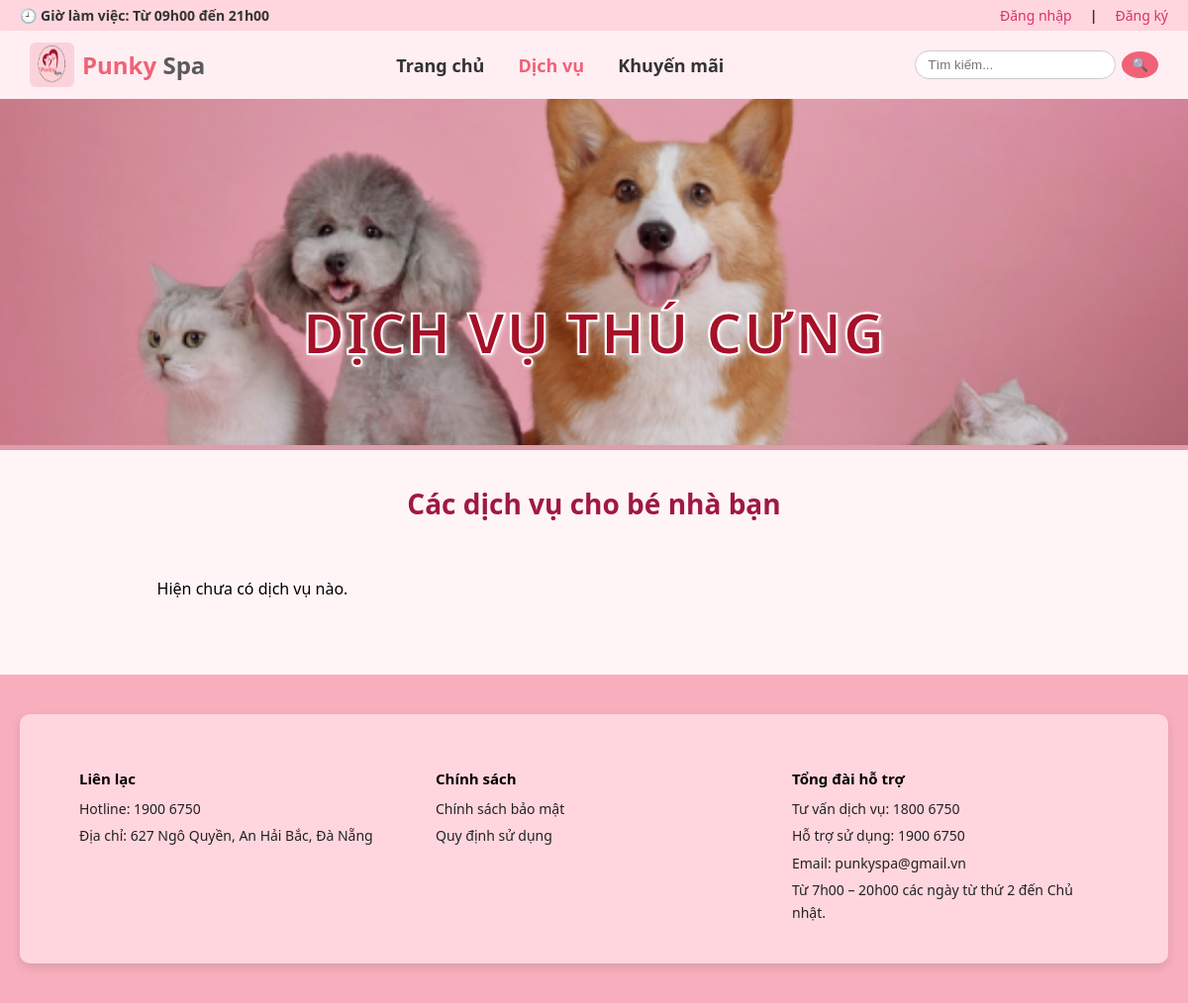
Before: /dichvu/ with the older database file.
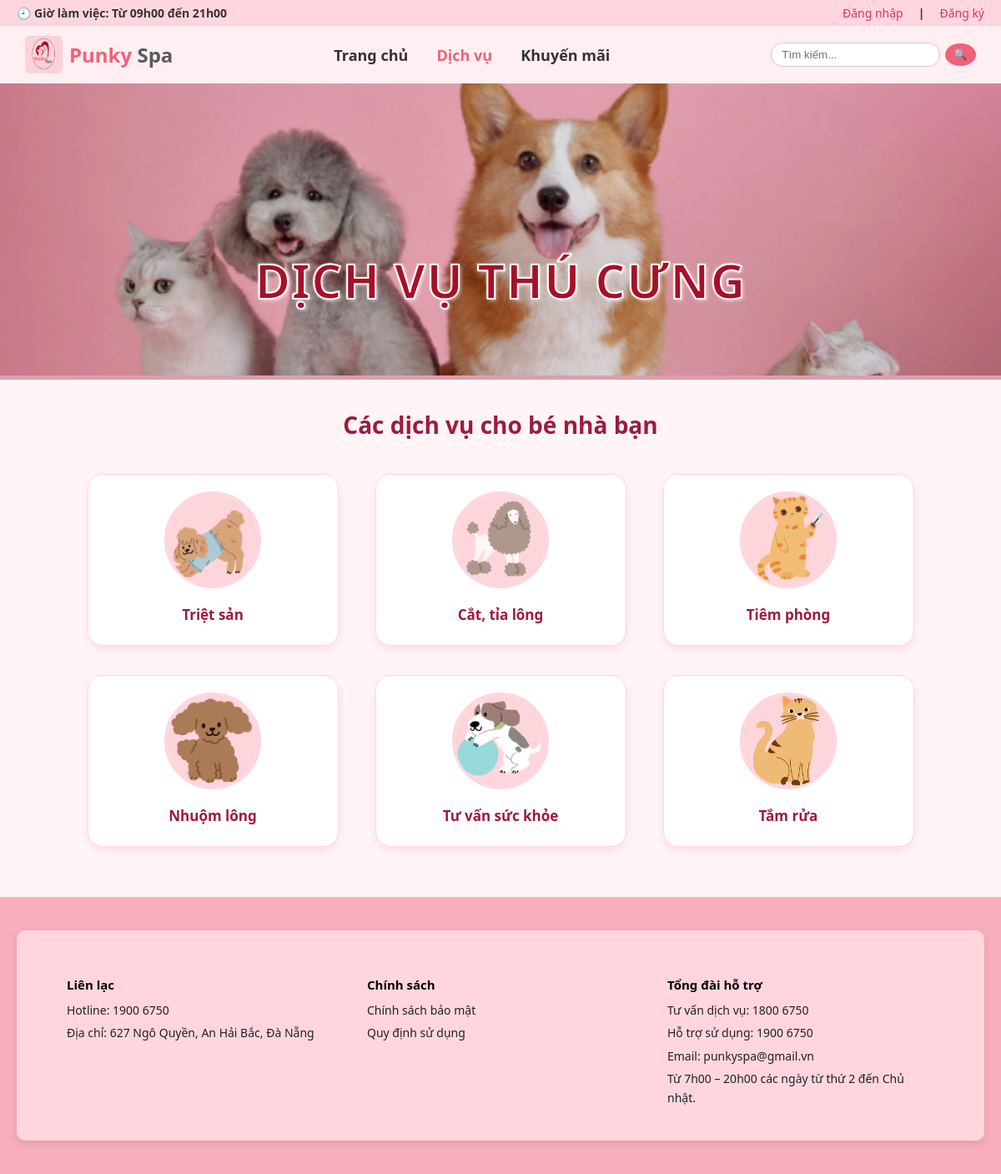
After: the same page with the newer database file.
### DV/models.py (models this page shows, shortened)
class DichVu(models.Model):
    ten_dich_vu = models.CharField(max_length=100, verbose_name="Tên dịch vụ")
    mo_ta = models.TextField(verbose_name="Mô tả", blank=True)
    gia = models.DecimalField(max_digits=10, decimal_places=2, verbose_name="Giá")
    hinh_anh = models.ImageField(upload_to="dichvu/", blank=True, null=True, verbose_name="Hình ảnh")

### DV/views.py (the view)
# urls.py: path('', views.danh_sach_dich_vu, name='danh_sach_dich_vu'),
def danh_sach_dich_vu(request):
    dich_vus = DichVu.objects.all().order_by('id')  # sắp xếp để dễ nhìn
    return render(request, 'DV/danhsachdichvu.html', {
        'dich_vu': dich_vus
    })

### TB/context_processors.py (called while the page is built)
def thong_bao_moi(request):
    thong_baos_moi = []
    if request.user.is_authenticated:
        thong_baos_moi = ThongBao.objects.filter(
            nguoi_nhan=request.user, da_doc=False
        ).order_by('-ngay_tao')[:5]
    return {'thong_baos_moi': thong_baos_moi}

### DV/templates/DV/danhsachdichvu.html (shortened to what this page needs)
{% load static %}
{% load humanize %}
<!DOCTYPE html>
<html lang="vi">
<head>
    <link rel="stylesheet" href="{% static 'trangchu/style.css' %}">
    <link rel="stylesheet" href="{% static 'DV/style.css' %}">
    <link rel="stylesheet" href="https://cdnjs.cloudflare.com/ajax/libs/font-awesome/6.5.0/css/all.min.css">
</head>
<body style="background-color:#fff5f7;">
    <div class="topbar">
        <div class="left">🕘 Giờ làm việc: Từ 09h00 đến 21h00</div>
        <div class="right">
            <a href="{% url 'dangnhap' %}">Đăng nhập</a> |
            <a href="{% url 'dangky' %}">Đăng ký</a>
        </div>
    </div>
    <header class="navbar">
        <div class="logo">
            <img src="{% static 'trangchu/logo.png' %}" alt="Logo Punky Spa">
            <h1><span class="pink">Punky</span> Spa</h1>
        </div>
        <nav>
            <a href="{% url 'home' %}">Trang chủ</a>
            <a href="#" class="active">Dịch vụ</a>
            <a href="#">Khuyến mãi</a>
        </nav>
        <div class="search">
            <input type="text" placeholder="Tìm kiếm...">
            <button>🔍</button>
        </div>
    </header>
    <section class="banner-dichvu">
        <img src="{% static 'DV/banner-dv.png' %}" alt="Dịch vụ Punky Spa">
        <h2 class="banner-text">DỊCH VỤ THÚ CƯNG</h2>
    </section>
    <h2 class="title-dv">Các dịch vụ cho bé nhà bạn</h2>
    <div class="dv-container">
        {% for dv in dich_vu %}
        <div class="dv-card">
            <a href="{% url 'chi_tiet_dich_vu' dv.id %}" class="dv-link">
                {% if dv.hinh_anh %}
                    <img src="{% static 'DV/' %}{{ dv.hinh_anh }}" alt="{{ dv.ten_dich_vu }}">
                {% else %}
                    <img src="{% static 'DV/noimage.png' %}" alt="Không có ảnh">
                {% endif %}
                <h3>{{ dv.ten_dich_vu }}</h3>
            </a>
        </div>
        {% empty %}
            <p style="text-align:center;">Hiện chưa có dịch vụ nào.</p>
        {% endfor %}
    </div>
    <footer class="footer">
        <div class="footer-container">
            <div class="footer-column">
                <h4>Liên lạc</h4>
                <p>Hotline: 1900 6750</p>
                <p>Địa chỉ: 627 Ngô Quyền, An Hải Bắc, Đà Nẵng</p>
            </div>
            <div class="footer-column">
                <h4>Chính sách</h4>
                <p>Chính sách bảo mật</p>
                <p>Quy định sử dụng</p>
            </div>
            <div class="footer-column">
                <h4>Tổng đài hỗ trợ</h4>
                <p>Tư vấn dịch vụ: 1800 6750</p>
                <p>Hỗ trợ sử dụng: 1900 6750</p>
                <p>Email: punkyspa@gmail.vn</p>
                <p>Từ 7h00 – 20h00 các ngày từ thứ 2 đến Chủ nhật.</p>
            </div>
        </div>
    </footer>
</body>
</html>

### trangchu/static/trangchu/style.css (style rules this page uses)
body { font-family: 'Segoe UI', sans-serif; margin: 0; padding: 0; background-color: #fff; }
.topbar { background-color: #f8aebc; color: #222; display: flex; justify-content: space-between; align-items: center; padding: 10px 50px; font-size: 18px; font-weight: 600; }
header.navbar { background-color: #ffeef2; display: flex; align-items: center; justify-content: space-between; padding: 12px 30px; box-shadow: 0 2px 5px rgba(0, 0, 0, 0.05); }
.logo { display: flex; align-items: center; }
.logo img { width: 45px; height: 45px; border-radius: 6px; margin-right: 8px; }
.logo h1 { font-size: 24px; color: #5a5a5a; margin: 0; }
.logo .pink { color: #f06277; font-weight: bold; }
nav a { margin: 0 20px; text-decoration: none; font-weight: 700; color: #333; font-size: 18px; transition: color 0.2s, transform 0.2s; }
nav a.active, nav a:hover { color: #f06277; transform: scale(1.05); }
.search { display: flex; align-items: center; }
.search input { border: 1px solid #ccc; border-radius: 20px; padding: 6px 12px; outline: none; }
.search button { background-color: #f06277; color: #fff; border: none; padding: 6px 10px; border-radius: 50%; margin-left: 6px; cursor: pointer; }
.footer { background-color: #f8aebc; padding: 40px 0; display: flex; justify-content: center; align-items: center; }
.footer-container { background-color: #ffd6de; width: 90%; max-width: 1100px; display: flex; justify-content: space-between; flex-wrap: wrap; padding: 25px 40px; border-radius: 10px; box-shadow: 0 4px 10px rgba(0,0,0,0.1); }
.footer-column { flex: 1; min-width: 250px; margin: 10px 20px; }
.footer-column h4 { font-size: 18px; font-weight: 700; margin-bottom: 12px; color: #000; }
.footer-column p { margin: 6px 0; color: #222; line-height: 1.7; font-size: 16px; }
.topbar .right { display: flex; align-items: center; gap: 18px; justify-content: flex-end; }
.topbar a { text-decoration: none; color: #d6336c; font-weight: 500; font-size: 14px; transition: 0.2s; }

### DV/templates/DV/danhsachdichvu.html (style rules this page uses)
.dv-container { display: grid; grid-template-columns: repeat(3, 1fr); gap: 35px; justify-items: center; align-items: stretch; max-width: 1000px; margin: 40px auto 60px; }
.dv-card { background: #fff; border-radius: 18px; text-align: center; padding: 20px 10px; width: 90%; box-shadow: 0 5px 10px rgba(255, 92, 141, 0.15); transition: transform 0.3s ease, box-shadow 0.3s ease; border: 1px solid #ffd6de; }
.dv-card img { width: 110px; height: 110px; border-radius: 50%; object-fit: cover; background: #ffe6ec; border: 3px solid #ffd6de; margin-bottom: 10px; transition: transform 0.3s ease; }
.dv-card h3 { color: #a01940; font-size: 17px; font-weight: bold; margin-top: 5px; margin-bottom: 5px; }
.dv-link { text-decoration: none !important; color: inherit; display: block; }

Changed rows visible on the page:
added DichVu: hinh_anh (picture), ten_dich_vu "Triệt sản"
added DichVu: hinh_anh (picture), ten_dich_vu "Cắt, tỉa lông"
added DichVu: hinh_anh (picture), ten_dich_vu "Tiêm phòng"
added DichVu: hinh_anh (picture), ten_dich_vu "Nhuộm lông"
added DichVu: hinh_anh (picture), ten_dich_vu "Tư vấn sức khỏe"
added DichVu: hinh_anh (picture), ten_dich_vu "Tắm rửa"
Other visible differences:
text no longer shown: "Hiện chưa có dịch vụ nào."
